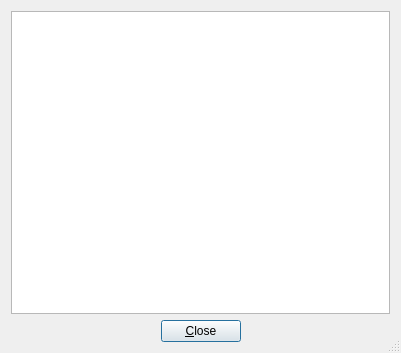
<?xml version="1.0" encoding="UTF-8"?>
<ui version="4.0">
 <class>dialogHelp</class>
 <widget class="QDialog" name="dialogHelp">
  <property name="windowModality">
   <enum>Qt::ApplicationModal</enum>
  </property>
  <property name="geometry">
   <rect>
    <x>0</x>
    <y>0</y>
    <width>401</width>
    <height>353</height>
   </rect>
  </property>
  <property name="windowTitle">
   <string notr="true">TrueOS Help</string>
  </property>
  <property name="windowIcon">
   <iconset resource="pc-firstboot.qrc">
    <normaloff>:/modules/images/systemsettings.png</normaloff>:/modules/images/systemsettings.png</iconset>
  </property>
  <property name="sizeGripEnabled">
   <bool>true</bool>
  </property>
  <property name="modal">
   <bool>true</bool>
  </property>
  <layout class="QGridLayout" name="gridLayout">
   <item row="0" column="0">
    <widget class="QTextEdit" name="textHelp">
     <property name="readOnly">
      <bool>true</bool>
     </property>
    </widget>
   </item>
   <item row="1" column="0">
    <layout class="QHBoxLayout" name="horizontalLayout">
     <item>
      <spacer name="horizontalSpacer">
       <property name="orientation">
        <enum>Qt::Horizontal</enum>
       </property>
       <property name="sizeHint" stdset="0">
        <size>
         <width>40</width>
         <height>20</height>
        </size>
       </property>
      </spacer>
     </item>
     <item>
      <widget class="QPushButton" name="pushClose">
       <property name="text">
        <string>&amp;Close</string>
       </property>
      </widget>
     </item>
     <item>
      <spacer name="horizontalSpacer_2">
       <property name="orientation">
        <enum>Qt::Horizontal</enum>
       </property>
       <property name="sizeHint" stdset="0">
        <size>
         <width>40</width>
         <height>20</height>
        </size>
       </property>
      </spacer>
     </item>
    </layout>
   </item>
  </layout>
 </widget>
 <resources>
  <include location="pc-firstboot.qrc"/>
 </resources>
 <connections/>
</ui>
